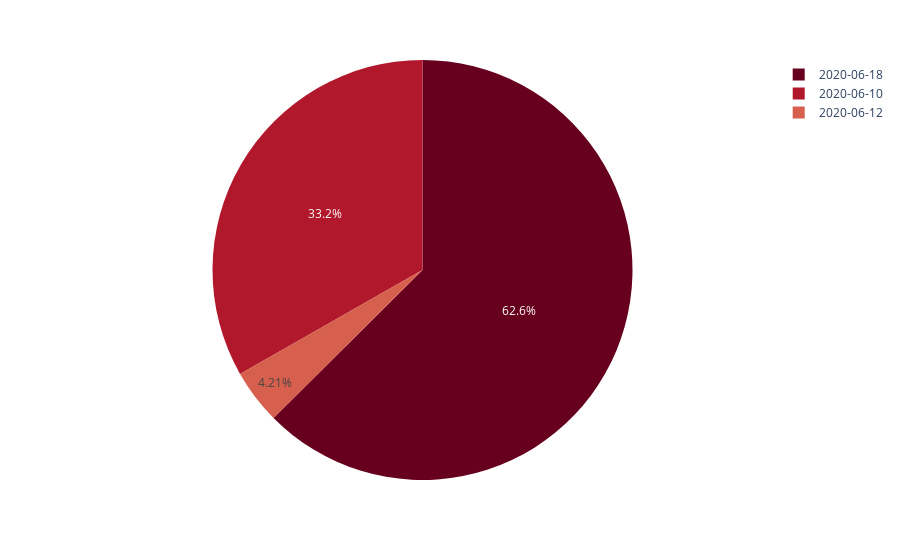

The notebook cell this image was saved under:
### Code cell
fig = px.pie(date, names="day", values="minutes_played", color_discrete_sequence=px.colors.sequential.RdBu)

fig.show()

### Figure 1 — Plotly figure (JSON) as saved in the notebook; plotly's stock layout.template omitted (floating-point values rounded to 4 significant figures)
{"data": [{"domain": {"x": [0, 1], "y": [0, 1]}, "hovertemplate": "day=%{label}<br>minutes_played=%{value}<extra></extra>", "labels": ["2020-06-10", "2020-06-12", "2020-06-18"], "legendgroup": "", "name": "", "showlegend": true, "type": "pie", "values": [73.18, 9.259, 137.7]}], "layout": {"legend": {"tracegroupgap": 0}, "margin": {"t": 60}, "piecolorway": ["rgb(103,0,31)", "rgb(178,24,43)", "rgb(214,96,77)", "rgb(244,165,130)", "rgb(253,219,199)", "rgb(247,247,247)", "rgb(209,229,240)", "rgb(146,197,222)", "rgb(67,147,195)", "rgb(33,102,172)", "rgb(5,48,97)"]}}
